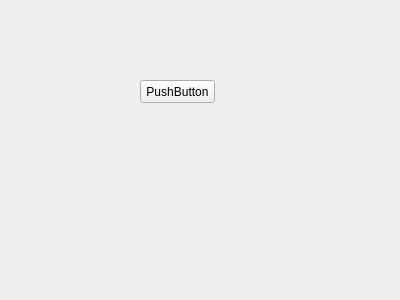
<?xml version="1.0" encoding="UTF-8"?>
<ui version="4.0">
 <class>Form</class>
 <widget class="QWidget" name="Form">
  <property name="geometry">
   <rect>
    <x>0</x>
    <y>0</y>
    <width>400</width>
    <height>300</height>
   </rect>
  </property>
  <property name="windowTitle">
   <string>Form</string>
  </property>
  <widget class="QPushButton" name="pushButton">
   <property name="geometry">
    <rect>
     <x>140</x>
     <y>80</y>
     <width>75</width>
     <height>23</height>
    </rect>
   </property>
   <property name="text">
    <string>PushButton</string>
   </property>
  </widget>
 </widget>
 <resources/>
 <connections/>
</ui>
